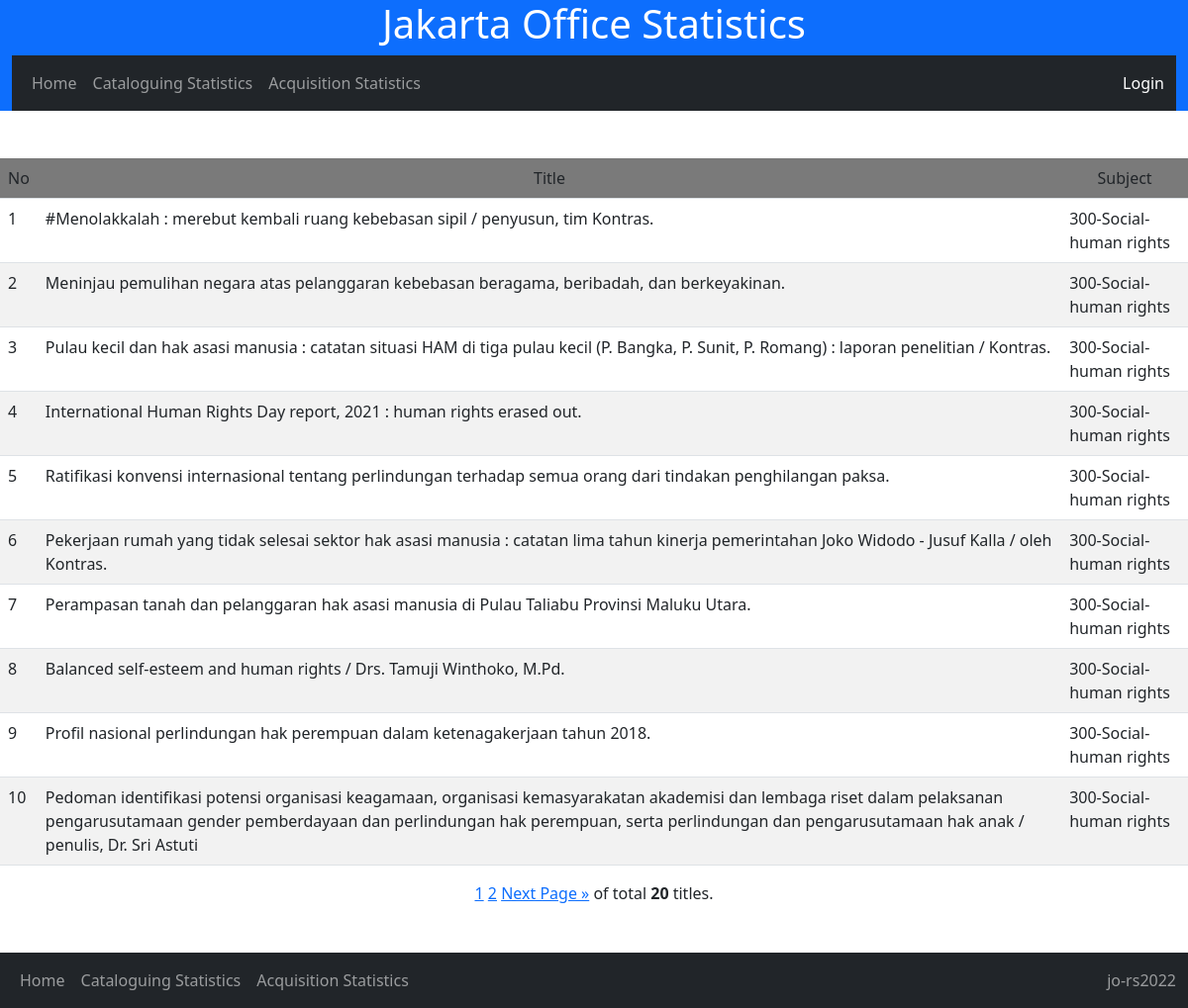
Screenshot of /cat_stat/detail_subject/300-Social-human rights/ with the database file from the repository.
### nlajkt_cat_stat/models.py (models this page shows)
class Catalogues(models.Model):
    entry_date = models.DateField()
    consignment_no = models.IntegerField(default=462)
    title = models.TextField()
    work_type = models.CharField(max_length=20, choices=[
        ('Original','Original'),
        ('Translation','Translation'),
        ('Adaptation','Adaptation')
        ], default='Original')
    publish_year = models.IntegerField()
    volume = models.CharField(max_length=20, choices=[
        ('Single','Single'),
        ('Multi-complete','Multi-complete'),
        ('Multi-incomplete','Multi-incomplete'),
        ], default='Single')
    copycat = models.CharField(max_length=20, choices=[
        ('No','No'),
        ('Partial copycat','Partial copycat'),
        ('Full copycat','Full copycat'),
        ], default='No')
    ISBN = models.CharField(max_length=20, choices=[
        ('No','No'),
        ('Yes-valid','Yes-valid'),
        ('Yes-invalid','Yes-invalid'),
        ], default='No')
    authorship_type = models.CharField(max_length=50, choices=[
        ('Single author','Single author'),
        ('Collaboration','Collaboration'),
        ('Compilation','Compilation'),
        ('Others','Others')
        ], default='Single')
    language = models.CharField(max_length=50, choices=[
        ('Indonesian','Indonesian'),
        ('English','English'),
        ('Indonesian local','Indonesian local'),
        ('Multi language','Multi language'),
        ('Unknown','Unknown')
        ], default='Indonesian')
    bibliography = models.CharField(max_length=20, choices=[
        ('No','No'),
        ('Yes','Yes'),
        ], default='No')
    indexx = models.CharField(max_length=20, choices=[
        ('No','No'),
        ('Yes','Yes'),
        ], default='No')
    publisher_type = models.CharField(max_length=100, choices=[
        ('Commercial','Commercial'),
        ('Government-department','Government-department'),
        ('Government-nondepartment','Government-nondepartment'),
        ('Government-local','Government-local'),
        ('Universities','Universities'),
        ('NGO','NGO'),
        ('Others','Others')
        ], default='Commercial')
    genre = models.CharField(max_length=100, choices=[
        ('General non fiction','General non fiction'),
        ('Fiction-novel','Fiction-novel'),
        ('Fiction-short stories','Fiction-short stories'),
	    ('Fiction-biographic','Fiction-biographic'),
        ('Poetry','Poetry'),
        ('Folktales','Folktales'),
        ('Biography-single','Biography-single'),
        ('Biography-collective','Biography-collective'),
        ('Biography-auto','Biography-auto'),
        ('Dictionaries','Dictionaries'),
        ('Proceeding','Proceeding'),
        ], default='General non fiction')
    format = models.CharField(max_length=100, choices=[
        ('Book-printed','Book-printed'),
        ('Book-electronic','Book-electronic'),
        ('Non book video','Non book video'),
        ('Non book audio','Non book audio'),
        ('Map-single','Map-single'),
        ('Map-atlas','Map-atlas'),
        ('Ephemera','Ephemera')
        ], default='Book')
    size = models.CharField(max_length=10, choices=[
        ('YY','YY'),
        ('YYq', 'YYq'),
        ('YYp','YYp')
        ],default='YY')
    subject = models.CharField(max_length=50, choices=[
       ('000-Generalities','100-Generalities'),
       ('000-Library science','100-Library science'),
       ('000-Journalism and media','100-Journalism and media'),
       ('100-Philosophy and ethics','100-Philosophy and ethics'),
       ('200-Religions-general','200-Religions-general'),
       ('200-Religion-Islam','200-Religion-Islam'),
       ('200-Religion-Christianity','200-Religion-Christianity'),
       ('200-Religion-Hinduism','200-Religion-Hinduism'),
       ('200-Religion-Buddhism and others','200-Religion-Buddhism and others'),
       ('300-Social-anthropology and sociology','300-Social-anthropology and sociology'),
       ('300-Social-problems and services','300-Social-problems and services'),
       ('300-Social-politics','300-Social-politics'),
       ('300-Social-international relations','300-Social-international relations'),
       ('300-Social-economics-general','300-Social-economics-general'),
       ('300-Social-economics-resources','300-Social-economics-resources'),
       ('300-Social-economics-policy and development','300-Social-economics-policy and development'),
       ('300-Social-economics-financial and monetary','300-Social-economics-financial and monetary'),
       ('300-Social-economics-industries and production','300-Social-economics-industries and production'),
       ('300-Social-economics-macro','300-Social-economics-macro'),
       ('300-Social-culture','300-Social-culture'),
       ('300-Social-military','300-Social-military'),
       ('300-Social-education','300-Social-education'),
       ('300-Social-law','300-Social-law'),
       ('300-Social-public administration','300-Social-public administration'),
       ('300-Social-human rights','300-Social-human rights'),
       ('400-Language-linguistics','400-Language-linguistics'),
       ('400-Language-sociolinguistics','400-Language-sociolinguistics'),
       ('500-Science-general','500-Science-general'),
       ('600-Technology-general','600-Technology-general'),
       ('600-Agriculture and agribusiness','600-Agriculture and agribusiness'),
       ('700-Arts-general','700-Arts-general'),
       ('700-Arts-visual','700-Arts-visual'),
       ('700-Arts-performance','700-Arts-performance'),
       ('700-Arts-music','700-Arts-music'),
       ('800-Literature-general','800-Literature-general'),
       ('800-Literature-fiction and poetry','800-Literature-fiction and poetry'),
       ('900-History-world','900-History-world'),
       ('900-History-Indonesia','900-History-Indonesia'),
       ('900-Geography and travel','900-Geography and travel'),
       ('900-Biography','900-Biography')
       ], null=True)

### nlajkt_cat_stat/views.py (the view)
# urls.py: path('cat_stat/detail_subject/<str:subject>/', views.detail_subject, name='detail_subject'),
def detail_subject(request, subject):
    detail_subject = Catalogues.objects.all().filter(subject=subject)
    page = request.GET.get('page', 1)
    paginator = Paginator(detail_subject, 10)
    try:
        paging = paginator.page(page)
    except PageNotAnInteger:
        paging = paginator.page(1)
    except EmptyPage:
        paging = paginator.page(paginator.num_pages)
    template = loader.get_template('detail_subject.html')
    context = {'paging' : paging,}
    return HttpResponse(template.render(context, request))

### nlajkt_cat_stat/templates/detail_subject.html
{% extends 'base.html'%}
{% block block1 %}
<br><br><center>
<table style="width: auto;" class="table table-striped">
    <tr bgcolor = 'grey'>
      <b><td>No</td>
        <td align="center">Title</td>
        <td align="center">Subject</td></b>
    </tr>
    {% for x in paging %}
    <tr>
        <td>{{ forloop.counter0|add:paging.start_index }}</td>
        <td>{{ x.title }}</td>
        <td>{{ x.subject }}</td>
    </tr>
    {% endfor %}
</table>
{% include 'pagination_jakartaoffice.html' %}</center>
<br><br>
{% endblock %}

### rows the page displays
Catalogues: title "#Menolakkalah : merebut kembali ruang kebebasan sipil / penyusun, tim Kontras.", subject "300-Social-human rights"
Catalogues: title "Meninjau pemulihan negara atas pelanggaran kebebasan beragama, beribadah, dan berkeyakinan.", subject "300-Social-human rights"
Catalogues: title "Pulau kecil dan hak asasi manusia : catatan situasi HAM di tiga pulau kecil (P. Bangka, P. Sunit, P. Romang) : laporan penelitian / Kontras.", subject "300-Social-human rights"
Catalogues: title "International Human Rights Day report, 2021 : human rights erased out.", subject "300-Social-human rights"
Catalogues: title "Ratifikasi konvensi internasional tentang perlindungan terhadap semua orang dari tindakan penghilangan paksa.", subject "300-Social-human rights"
Catalogues: title "Pekerjaan rumah yang tidak selesai sektor hak asasi manusia : catatan lima tahun kinerja pemerintahan Joko Widodo - Jusuf Kalla / oleh Kontras.", subject "300-Social-human rights"
Catalogues: title "Perampasan tanah dan pelanggaran hak asasi manusia di Pulau Taliabu Provinsi Maluku Utara.", subject "300-Social-human rights"
Catalogues: title "Balanced self-esteem and human rights / Drs. Tamuji Winthoko, M.Pd.", subject "300-Social-human rights"
Catalogues: title "Profil nasional perlindungan hak perempuan dalam ketenagakerjaan tahun 2018.", subject "300-Social-human rights"
Catalogues: title "Pedoman identifikasi potensi organisasi keagamaan, organisasi kemasyarakatan akademisi dan lembaga riset dalam pelaksanan pengarusutamaan gender pemberdayaan dan perlindungan hak perempuan, serta perlindungan dan pengarusutamaan hak anak / penulis, Dr. Sri Astuti", subject "300-Social-human rights"

### other values shown
{{ num }} "1"
{{ num }} "2"
{{ paging.paginator.count }} "20"
